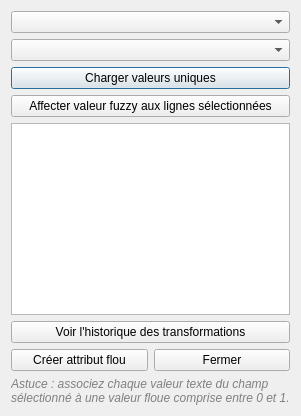
<?xml version="1.0" encoding="UTF-8"?>
<ui version="4.0">
 <class>FuzzyTextDialog</class>
 <widget class="QDialog" name="FuzzyTextDialog">
  <property name="windowTitle">
   <string translatable="yes">Fuzzy Text Mapping</string>
  </property>
  <layout class="QVBoxLayout" name="verticalLayout">

   <!-- Combo couches -->
   <item>
    <widget class="QComboBox" name="layerComboBox"/>
   </item>

   <!-- Combo champs texte -->
   <item>
    <widget class="QComboBox" name="comboBoxTextField"/>
   </item>

   <!-- Ligne de boutons au-dessus de la table -->
   <item>
    <layout class="QHBoxLayout" name="horizontalLayoutValues">
     <item>
      <widget class="QPushButton" name="btnLoadValues">
       <property name="text">
        <string translatable="yes">Charger valeurs uniques</string>
       </property>
      </widget>
     </item>
    </layout>
   </item>
	 <item>
	 <widget class="QPushButton" name="btnAssignFuzzy">
	  <property name="text">
	   <string>Affecter valeur fuzzy aux lignes sélectionnées</string>
	  </property>
	 </widget>
	</item>
   <!-- Table mapping -->
   <item>
    <widget class="QTableWidget" name="tableMapping"/>
   </item>
   <item>
    <widget class="QPushButton" name="btnShowMetadata">
     <property name="text">
      <string>Voir l'historique des transformations</string>
     </property>
    </widget>
   </item>
   <!-- Boutons en bas -->
   <item>
    <layout class="QHBoxLayout" name="horizontalLayoutBottom">
     <item>
      <widget class="QPushButton" name="btnApply">
       <property name="text">
        <string translatable="yes">Créer attribut flou</string>
       </property>
      </widget>
     </item>
     <item>
      <widget class="QPushButton" name="btnClose">
       <property name="text">
        <string translatable="yes">Fermer</string>
       </property>
      </widget>
     </item>
    </layout>
   </item>

   <!-- Label d'aide -->
   <item>
    <widget class="QLabel" name="helpLabel">
     <property name="text">
      <string translatable="yes">Astuce : associez chaque valeur texte du champ sélectionné à une valeur floue comprise entre 0 et 1.</string>
     </property>
     <property name="wordWrap"><bool>true</bool></property>
     <property name="styleSheet"><string>color: gray; font-style: italic;</string></property>
    </widget>
   </item>

  </layout>
 </widget>
 <resources/>
 <connections/>
</ui>
